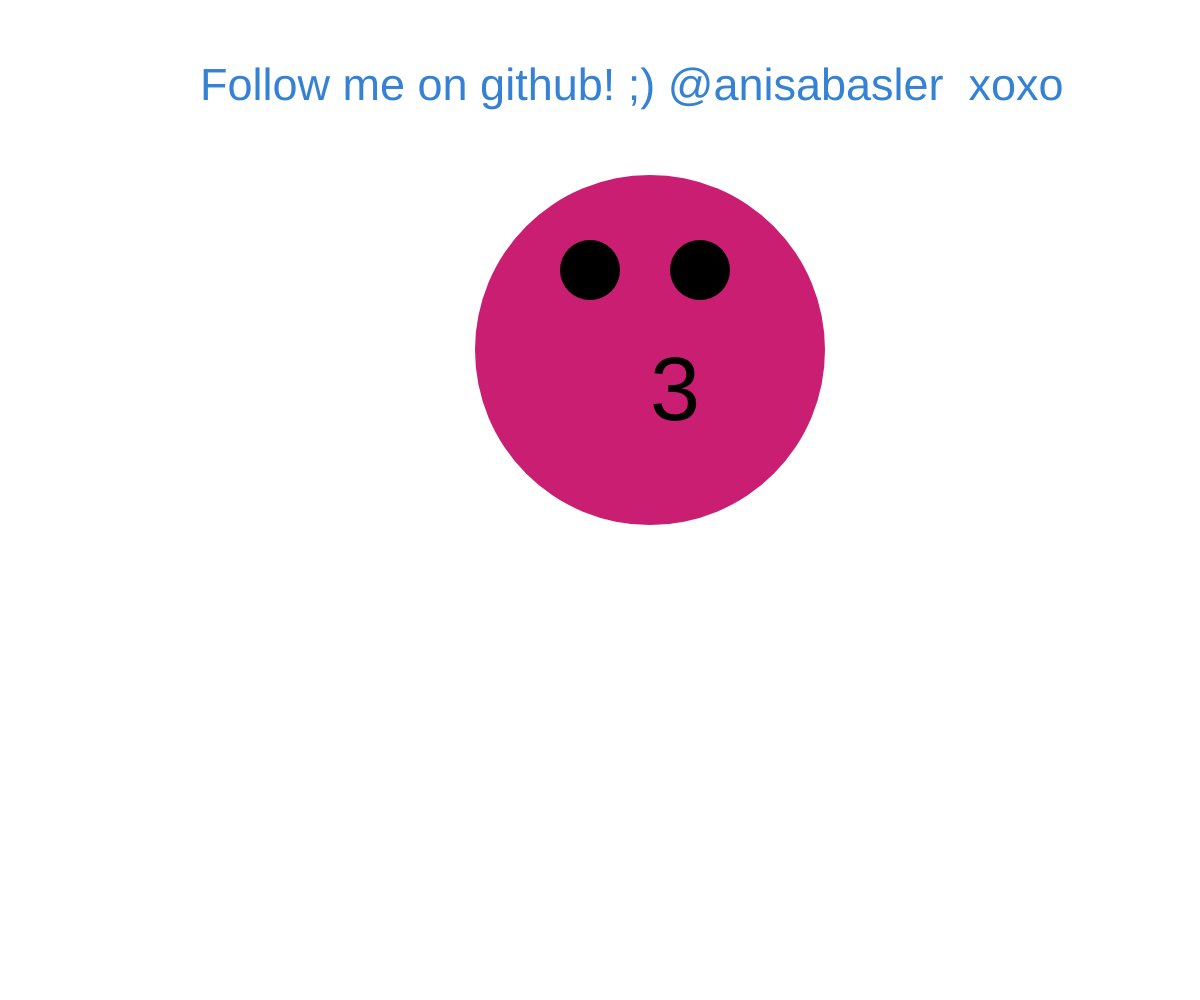
Frame 1 (no input)
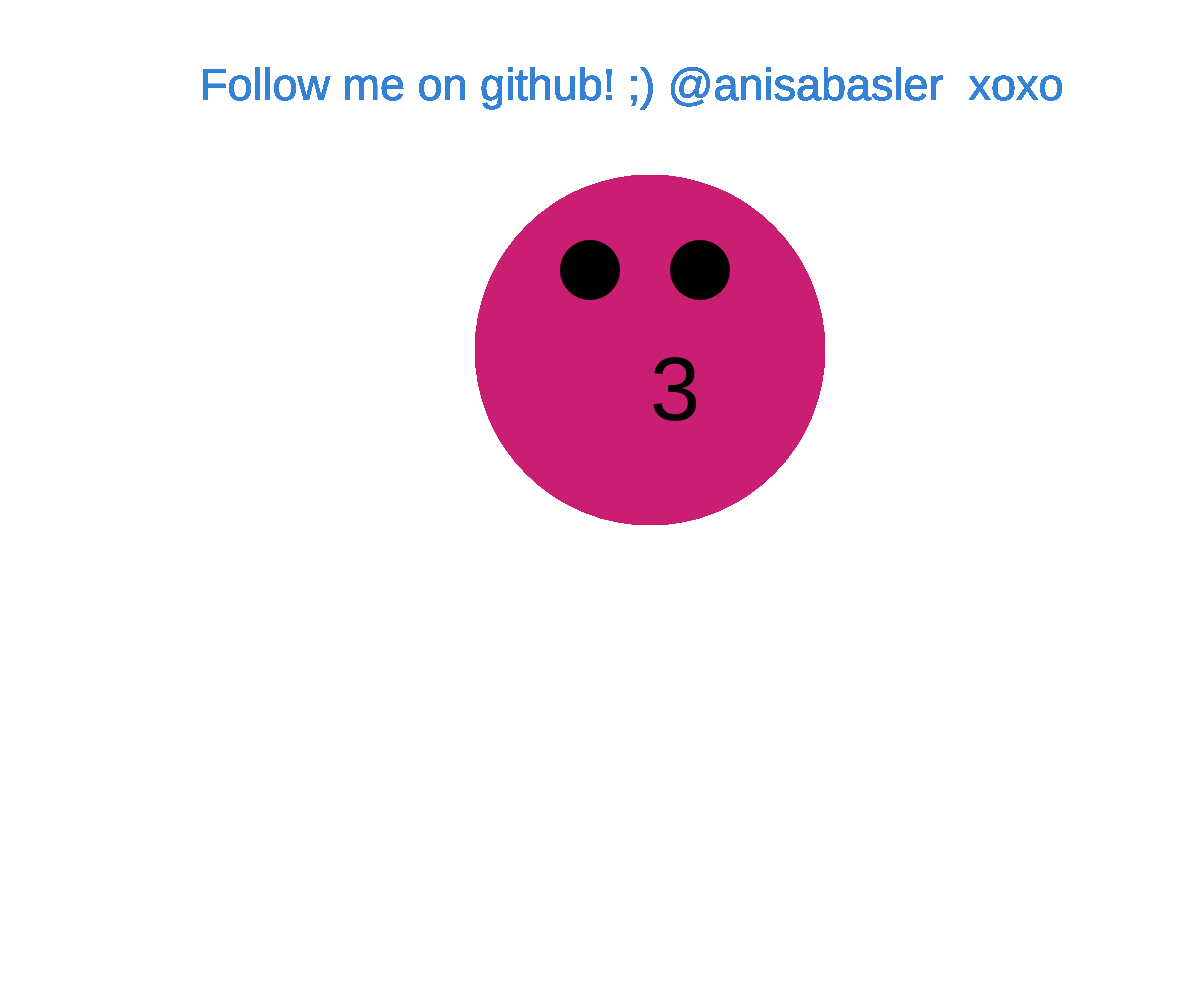
Frame 60 (no input)
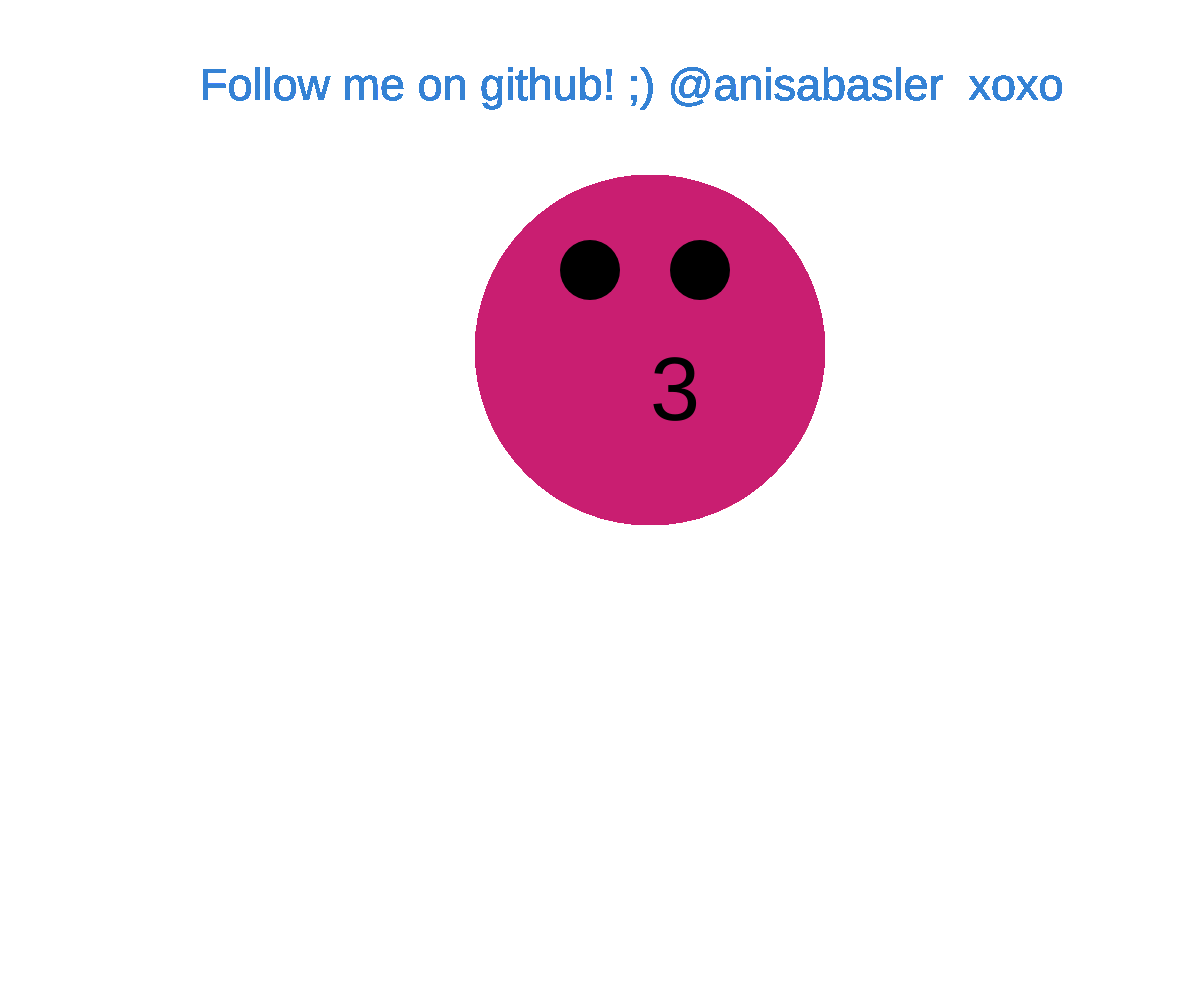
Frame 120 (the mouse pressed at the canvas centre since frame 60)

The p5.js sketch that drew these frames (run headless with seeded random() and noise() and a simulated clock; from frame 60 on, the mouse is pressed at the canvas centre):

// p5.js sketch
// ── sketch.js
function setup() {
  createCanvas(windowWidth, windowHeight);
}

function draw() {
noStroke();
fill(201, 30, 113);
  ellipse(650,350,350,350);
fill(0);
 ellipse(590,270, 60, 60);
 ellipse(700, 270, 60, 60);
 textSize(90);
 text('3', 650,420);

 fill(53, 130, 212);
 textSize(45,45);
   text('Follow me on github! ;) @anisabasler  xoxo', 200, 100);



}

// ── style.css
html, body {
  margin: 0;
  padding: 0;
  background-color: #ffbae0
}
canvas {
  display: block;
}

h1 {
  color: #fa1493
}

h2{
  color: #ff4daf

}

p{
  color: #fc5bb4
}
